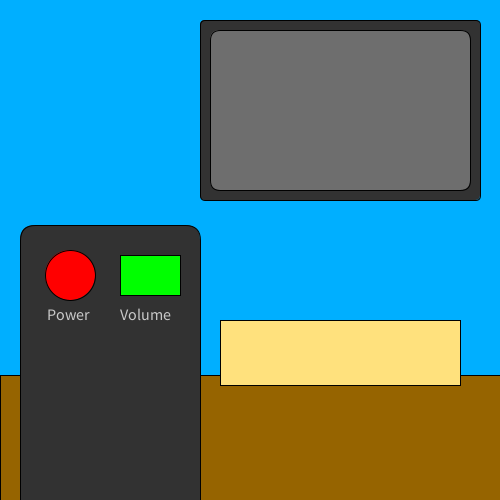
Frame 1 (no input)
Frame 60 (the mouse pressed at the canvas centre just before this capture): identical to frame 1, image omitted
Frame 120 (the mouse held since frame 60 and released just before this capture): identical to frame 1, image omitted

The Processing sketch that drew this single still picture (run headless with seeded random() and noise(); from frame 60 on, the mouse is pressed at the canvas centre):

// Processing sketch: s19magd150lab05_murray
// ── s19magd150lab05_murray.pde
color circleHighlight;
boolean circleOver = false;

void setup(){
  size(500,500);
  background(0,175,255);
  
  //Main TV
  fill(50);
  rect(200,20,280,180,5);
  
  //TV Screen
  fill(110);
  rect(210,30,260,160,10);
  
  //Floor
  fill(150,100,0);
  rect(0,375,500,500);
  
  //TV Stand
  fill(255,225,125);
  rect(220,320,240,65);
  
  //Remote
  fill(50);
  rect(20,225,180,300,15);
  
  //Circle Button
  fill(255,0,0);
  ellipse(70,275,50,50);
  
  textSize(16);
  fill(200);
  text("Power",47,320);
   
  //Square Button
  fill(0,255,0);
  rect(120,255,60,40);
  
  textSize(16);
  fill(200);
  text("Volume",120,320);
  
  circleHighlight = color(255,200,0);
}

void draw(){
  //update(mouseX,mouseY);
  
  if (circleOver){
    fill(255,200,0);
  }else{
    fill(255,0,0);
  }
}
